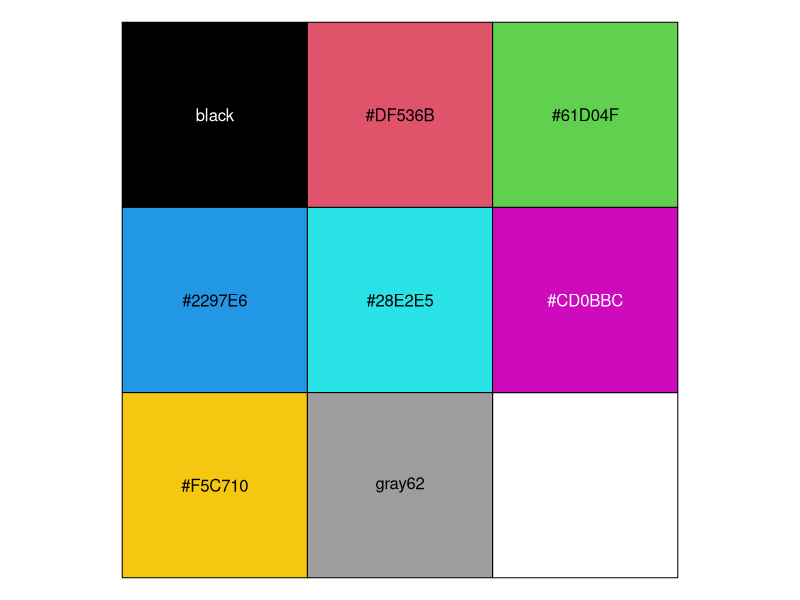
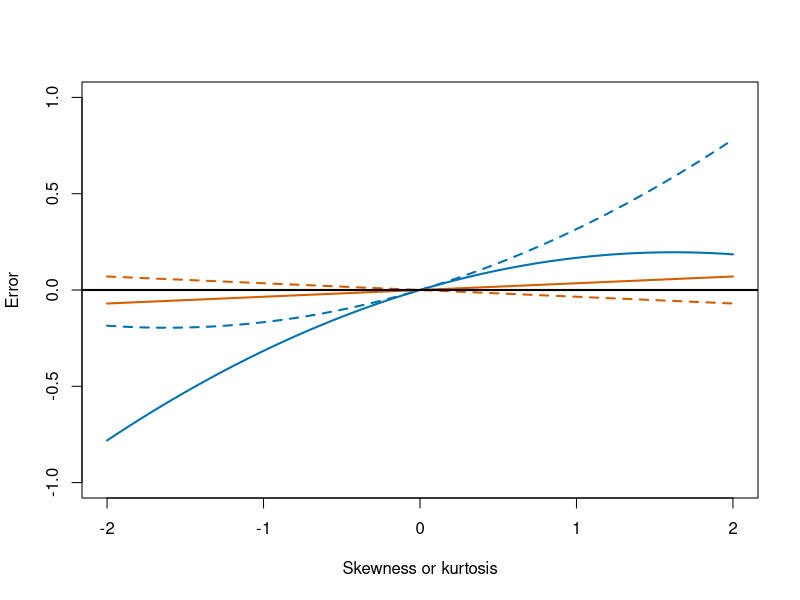

The R script that drew these images, in order:
output_directory <- paste0(getwd(),"/Output")
plot_directory <- paste0(output_directory,"/Plots")
##############
# Cornish-Fisher
# Gaussian case
# T = 1

scales::show_col(palette("Okabe-Ito"))
outcome_cols <- palette("Okabe-Ito")[c(6,7)]

Cornish_Fisher_norm_approx <- function(skew,kurt,alpha=0.025){
  z_a <- qnorm(alpha)
  CI_diff <- skew*(z_a^2-1)/6 + kurt*(z_a^3-3*z_a)/24 - skew^2*(2*z_a^3-5*z_a)/36
  return(CI_diff/abs(qnorm(alpha)))
}
sskew <- seq(-2,2,0.001)
Cornish_Fisher_norm_approx(2,0,0.025)
Cornish_Fisher_norm_approx(2,0,0.975)
CF_sskew_lb <- Cornish_Fisher_norm_approx(sskew,0,0.025)
CF_sskew_ub <- Cornish_Fisher_norm_approx(sskew,0,0.975)
kkurt <- seq(-2,2,0.001)
CF_kkurt_lb <- Cornish_Fisher_norm_approx(0,kkurt,0.025)
CF_kkurt_ub <- Cornish_Fisher_norm_approx(0,kkurt,0.975)
range(c(CF_sskew_lb,CF_sskew_ub,CF_kkurt_lb,CF_kkurt_ub))

png(paste0(plot_directory,"/Cornish_Fisher_error.png"),width = 1400,height=1000, pointsize=23)
plot(CF_sskew_ub~sskew,ylim=c(-1,1),col="NA",xlab="Skewness or kurtosis",ylab="Error")
lines(CF_sskew_ub~sskew,col=outcome_cols[1],lwd=2)
lines(CF_sskew_lb~sskew,col=outcome_cols[1],lty=2,lwd=2)
lines(CF_kkurt_ub~sskew,col=outcome_cols[2],lwd=2)
lines(CF_kkurt_lb~sskew,col=outcome_cols[2],lty=2,lwd=2)
abline(h=0,lty=1,lwd=2)
dev.off()
